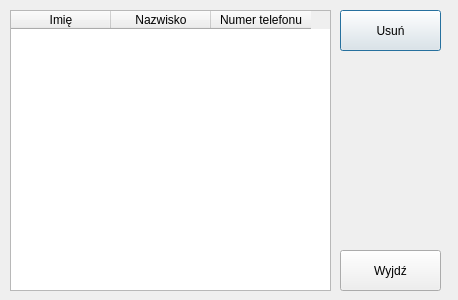
<?xml version="1.0" encoding="UTF-8"?>
<ui version="4.0">
 <class>BlackListWindow</class>
 <widget class="QDialog" name="BlackListWindow">
  <property name="geometry">
   <rect>
    <x>0</x>
    <y>0</y>
    <width>458</width>
    <height>300</height>
   </rect>
  </property>
  <property name="windowTitle">
   <string>Czarna lista</string>
  </property>
  <widget class="QPushButton" name="bDelete">
   <property name="geometry">
    <rect>
     <x>340</x>
     <y>10</y>
     <width>101</width>
     <height>41</height>
    </rect>
   </property>
   <property name="text">
    <string>Usuń</string>
   </property>
  </widget>
  <widget class="QPushButton" name="bExit">
   <property name="geometry">
    <rect>
     <x>340</x>
     <y>250</y>
     <width>101</width>
     <height>41</height>
    </rect>
   </property>
   <property name="text">
    <string>Wyjdź</string>
   </property>
  </widget>
  <widget class="QTableWidget" name="tableWidget">
   <property name="geometry">
    <rect>
     <x>10</x>
     <y>10</y>
     <width>321</width>
     <height>281</height>
    </rect>
   </property>
   <property name="selectionMode">
    <enum>QAbstractItemView::SingleSelection</enum>
   </property>
   <column>
    <property name="text">
     <string>Imię</string>
    </property>
   </column>
   <column>
    <property name="text">
     <string>Nazwisko</string>
    </property>
   </column>
   <column>
    <property name="text">
     <string>Numer telefonu</string>
    </property>
   </column>
  </widget>
 </widget>
 <resources/>
 <connections>
  <connection>
   <sender>bExit</sender>
   <signal>clicked()</signal>
   <receiver>BlackListWindow</receiver>
   <slot>close()</slot>
   <hints>
    <hint type="sourcelabel">
     <x>392</x>
     <y>269</y>
    </hint>
    <hint type="destinationlabel">
     <x>394</x>
     <y>226</y>
    </hint>
   </hints>
  </connection>
 </connections>
</ui>
